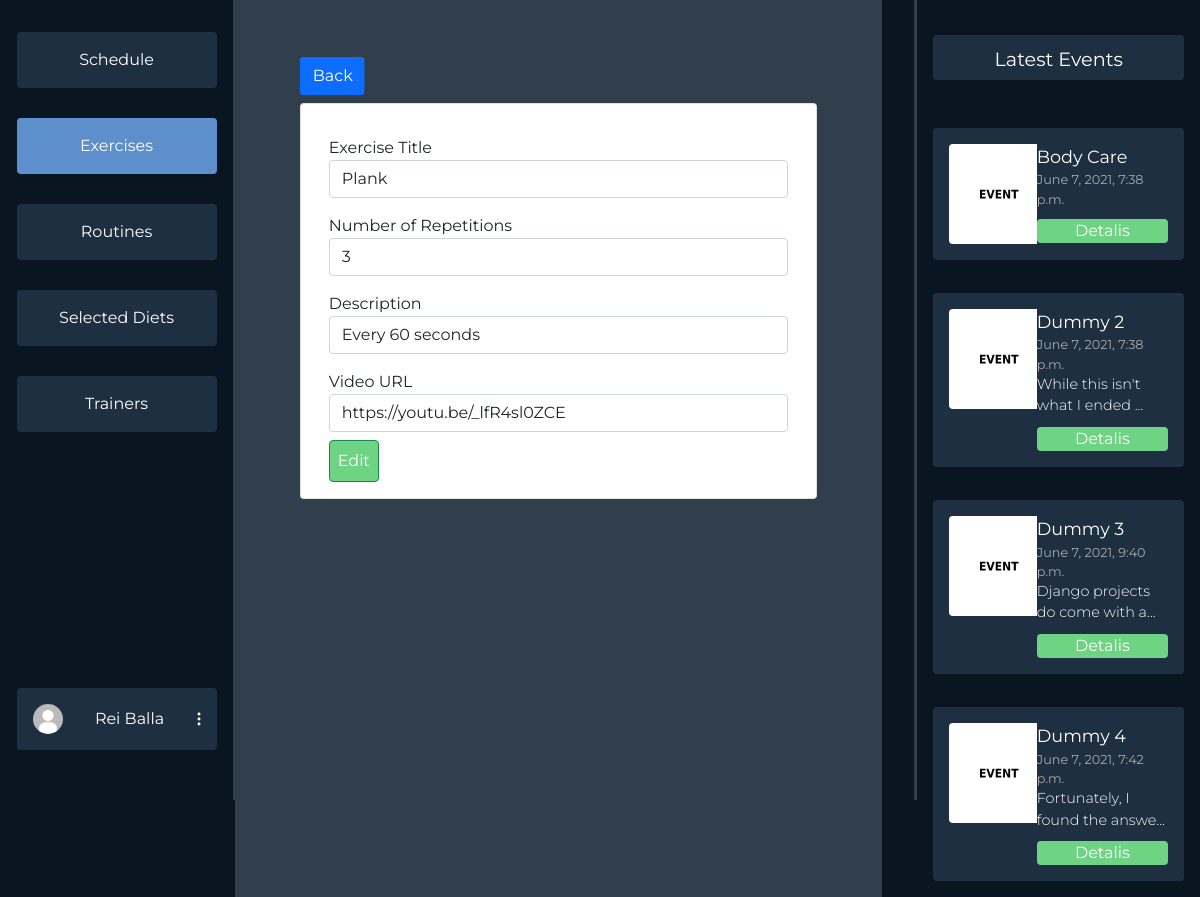
/dashboard/exercise/1/edit (signed in), run on the app's committed database.
### users/models.py (models this page shows, shortened)
class Profile(models.Model):
    user = models.OneToOneField(User, on_delete=models.CASCADE)
    profile_photo = models.ImageField(
        upload_to='media/profiles/', default='profiles/default.jpg')
    height = models.FloatField(default=170.0)
    weight = models.FloatField(default=60.0)
    weight_goal = models.FloatField(default=70.0)
    GENDER_CHOICES = (('F', 'Female'), ('M', 'Male'), ('O', 'Other'))
    gender = models.CharField(
        max_length=9, choices=GENDER_CHOICES, default=GENDER_CHOICES[0])
    FREQUENCY = (
        ('3x', '3 Times a Week'),
        ('4x', '4 Times a Week'),
        ('5x', '5 Times a Week'),
        ('6x', '6 Times a Week'),
    )
    week_frequency = models.CharField(
        max_length=20, choices=FREQUENCY, default=FREQUENCY[0])
    profile_complete = models.BooleanField(default=False)
    selected_diets = models.ManyToManyField(DietPlan, blank=True)
    age = models.IntegerField(null=True)

### dashboards/models.py (models this page shows, shortened)
class Exercise(models.Model):
    owner = models.ForeignKey(User, on_delete=CASCADE,
                              related_name='%(class)s_username', null=True)
    selected_by = models.ManyToManyField(User)
    title = models.CharField(max_length=60, blank=True)
    reps = models.IntegerField(default=3, blank=True)
    desc = models.TextField(blank=True)
    link = models.CharField(max_length=300, blank=True)

class Event(models.Model):
    title = models.CharField(max_length=60, blank=True)
    date = models.DateTimeField(default=datetime.now(), blank=True)
    desc = models.TextField(blank=True)
    thumbnail = models.ImageField(
        upload_to='events/', default='events/default.jpg')

### dashboards/user_views.py (the view, shortened to what this page needs)
# urls.py: path('exercise/<int:eid>/edit', user_views.edit_exercise, name='edit-exercise'),
@login_required(login_url='login')
def edit_exercise(request, eid):
    events = Event.objects.all()[:4]
    exercise = Exercise.objects.get(id=eid)
    context = {'options': EXERCISES_NAV,
               'events': events, 'exercise': exercise}
    return render(request, 'dashboards/user/events/edit_exercise.html', context)

### dashboards/templates/dashboards/user/events/edit_exercise.html (shortened to what this page needs)
{% extends 'dashboards/user/dashboard.html' %}
{% block middle %}
<div class="back">
<a class="container btn btn-primary rounded-1" href="{% url 'userdashboard-exercises' %}">Back</a>
</div>
<div class="create-exercise card container">
    <div class="create-exercise-body form card-body container">
        <form method="POST" action="{% url "edit-exercise" exercise.id %}" class="create-exercise-form">
                <div class="form-group mt-3">
                    <label for="title">Exercise Title</label>
                    <input type="text" class="form-control {{titleValid}}" id="title" name="title" placeholder="Title: " value="{{exercise.title}}">
                </div>
                <div class="form-group mt-3">
                    <label for="reps">Number of Repetitions</label>
                    <input type="number" class="form-control {{repsValid}}" id="reps" name="reps" placeholder="Reps: " value="{{exercise.reps}}">
                </div>
                <div class="form-group mt-3">
                    <label for="desc">Description</label>
                    <input type="text" class="form-control {{descValid}}" id="desc" name="desc" placeholder="Some description: " value="{{exercise.desc}}">
                </div>
                <div class="form-group mt-3">
                    <label for="link">Video URL</label>
                    <input type="text" class="form-control {{linkValid}}" id="link" name="link" placeholder="Add video link: " value="{{exercise.link}}">
                </div>
                <input class="btn btn-success p-2 mt-2" type="submit" value="Edit"/>
        </form>
    </div>
</div>
{% endblock middle %}

### dashboards/templates/dashboards/user/dashboard.html (shortened to what this page needs)
{% load static %}
<html>
  <head>
    <link href="https://cdn.jsdelivr.net/npm/bootstrap@5.0.1/dist/css/bootstrap.min.css" rel="stylesheet">
    <link rel="stylesheet" href="{% static 'css/dashboards/main.css' %}">
    <link rel="stylesheet" href="https://cdn.jsdelivr.net/npm/bootstrap-select@1.13.14/dist/css/bootstrap-select.min.css">
  </head>
  <body>
  {% block content %}
  {% if user.is_authenticated %}
  <div class="mycontainer">
    <div class="navigation">
      <div class="nav-col">
        <div class="options">
          {% for key, item in options.items %}
            {% if item.isActive %}
            <a class="option-active" href="/dashboard/{{item.url}}">{{ item.name }}</a>
            {% else %}
            <a class="option" href="/dashboard/{{item.url}}">{{ item.name }}</a>
            {% endif %}
          {% endfor %}
        </div>
        <div class="profile-wrapper">
          <div class="user-btn">
            <div class="profile-pic"><img src="{{ user.profile.profile_photo.url }}" alt=""></div>
            {% if user.first_name %}
            <span>{{user.get_full_name}}</span>
            {% else %}
            <span>{{user.username}}</span>
            {% endif %}
            <div class="three-dot"><img src="{% static 'svg/3dots.svg' %}" alt=""></div>
          </div>
        </div>
      </div>
      <div class="divider"></div>
    </div>
    <div class="middle">
    {% block middle %}
    {% endblock middle %}
    </div>
    <div class="events-section">
      <div class="divider"></div>
      <div class="events">
        <div class="latest">
          Latest Events
        </div>
        <div class="items overflow-auto">
        {% for item in events %}
          <div class="event-item">
            <div class="event-item-left">
              <div class="event-thumb"><img src="{{item.thumbnail.url}}"></div>
            </div>
            <div class="event-item-right">
              <div class="title">{{item.title}}</div>
              <div class="date">{{item.date}}</div>
              {% if item.desc|length > 30 %}
                <div class="desc">{{item.desc|slice:":30"}}...</div>
              {% else %}
                <div class="desc">{{item.desc}}</div>
              {% endif %}
              <div class="details">Detalis</div>
            </div>
          </div>
        {% endfor %}
        </div>
      </div>
    </div>
  </div>
  {% endif %}
  {% endblock content %}
  </body>
<html>

### static/css/dashboards/main.css (style rules this page uses)
* { margin: 0; font-family: "Montserrat", sans-serif; overflow: hidden; }
body { background-color: #0a1522; }
.mycontainer { display: flex; flex-direction: row; justify-content: space-between; }
.navigation { width: 20vw; }
.nav-col { display: flex; flex-direction: column; align-items: flex-end; margin: 1em; }
.options { margin-left: 7em; display: flex; flex-direction: column; justify-content: space-between; margin-top: 1em; height: 400px; }
.option { background-color: #1f2f42; color: #fff; padding: 1em; padding-right: 1em; padding-left: 1em; width: 200px; text-align: center; border-radius: 4px; }
a { text-decoration: none; }
.option-active { background-color: #5c8fcc; color: #fff; padding: 1em; padding-right: 1em; padding-left: 1em; width: 200px; text-align: center; border-radius: 4px; }
.user-btn { background-color: #1f2f42; color: #fff; padding: 1em; padding-right: 1em; padding-left: 1em; width: 200px; text-align: center; border-radius: 4px; margin-top: 16em; display: flex; flex-direction: row; align-items: center; justify-content: space-between; }
.profile-pic img { height: 30px; border-radius: 50%; width: auto; }
.navigation { display: flex; flex-direction: row; }
.divider { background-color: #313e4c; width: 4px; height: 100vh; margin: 0; padding: 0; z-index: 10; }
.middle { margin-right: 2em; width: 55vw; background-color: #313e4c; }
.events-section { margin-right: 1em; width: 23vw; display: flex; flex-direction: row; }
.event-thumb img { width: 100px; height: auto; border-radius: 4px; }
.latest { margin-top: 1em; background-color: #1f2f42; color: white; border-radius: 4px; padding: 0.5em 1em 0.5em 1em; text-align: center; font-size: 1.2em; }
.events { margin-top: 1em; margin-left: 1em; display: flex; flex-direction: column; color: white; width: 100%; }
.items { height: 200px; max-height: 800px; margin-top: 2em; display: flex; flex-direction: column; justify-content: space-between; height: 100%; }
.event-item { background-color: #1f2f42; border-radius: 4px; padding: 1em; display: flex; flex-direction: row; margin: 1em 0 1em 0; }
.event-item-left { width: 40%; }
.event-item-right { width: 60%; }
.event-item-right .title { font-size: 1.1em; }
.event-item-right .date { font-size: 0.8em; color: rgb(170, 170, 170); }
.event-item-right .desc { font-weight: 300; font-size: 0.9em; }
.event-item-right .details { margin-top: 10px; background-color: #6ed383; border-radius: 4px; text-align: center; }

### dashboards/templates/dashboards/user/events/edit_exercise.html (style rules this page uses)
.create-exercise { width: 80%; margin-top: 10%; }
input[type=submit] { background-color: #6ED383; border-radius: 4px; }
.back { width: 10%; transform: translate(100%, 150%); }

### data on the page
Exercise: title "Plank", reps "3", desc "Every 60 seconds", link "https://youtu.be/_lfR4sl0ZCE"
Event: thumbnail (placeholder picture), title "Body Care", date "June 7, 2021, 7:38 p.m."
Event: thumbnail (placeholder picture), title "Dummy 2", date "June 7, 2021, 7:38 p.m.", desc "While this isn't what I ended"
Event: thumbnail (placeholder picture), title "Dummy 3", date "June 7, 2021, 9:40 p.m.", desc "Django projects do come with a"
Event: thumbnail (placeholder picture), title "Dummy 4", date "June 7, 2021, 7:42 p.m.", desc "Fortunately, I found the answe"

### other printed values
{{ item.name }} "Schedule" "Routines" "Selected Diets" "Trainers"
{{ item.name }} "Exercises"
{{ user.get_full_name }} "Rei Balla"
